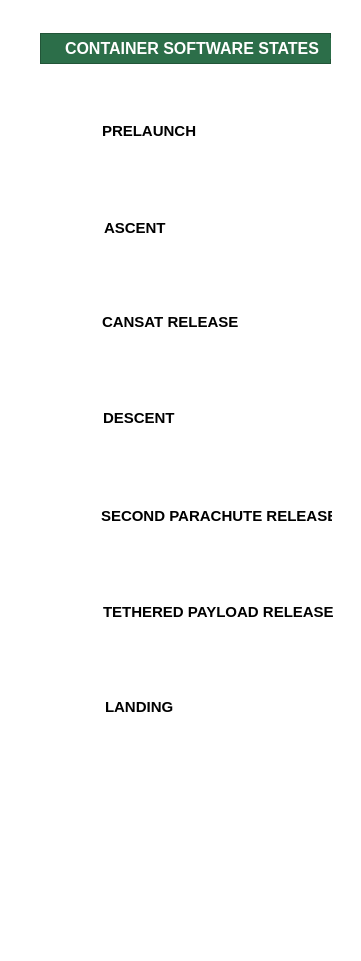
     <widget class="QFrame" name="frame_22">
      <property name="geometry">
       <rect>
        <x>1480</x>
        <y>30</y>
        <width>361</width>
        <height>961</height>
       </rect>
      </property>
      <property name="styleSheet">
       <string notr="true">background-color: transparent;</string>
      </property>
      <property name="frameShape">
       <enum>QFrame::StyledPanel</enum>
      </property>
      <property name="frameShadow">
       <enum>QFrame::Raised</enum>
      </property>
      <widget class="QFrame" name="frame_25">
       <property name="geometry">
        <rect>
         <x>40</x>
         <y>33</y>
         <width>291</width>
         <height>31</height>
        </rect>
       </property>
       <property name="baseSize">
        <size>
         <width>0</width>
         <height>0</height>
        </size>
       </property>
       <property name="styleSheet">
        <string notr="true">background-color: rgb(44, 110, 73);</string>
       </property>
       <property name="frameShape">
        <enum>QFrame::StyledPanel</enum>
       </property>
       <property name="frameShadow">
        <enum>QFrame::Raised</enum>
       </property>
       <property name="lineWidth">
        <number>1</number>
       </property>
       <property name="midLineWidth">
        <number>0</number>
       </property>
       <widget class="QLabel" name="label_17">
        <property name="geometry">
         <rect>
          <x>25</x>
          <y>5</y>
          <width>311</width>
          <height>21</height>
         </rect>
        </property>
        <property name="styleSheet">
         <string notr="true">color: rgb(255, 255, 255);</string>
        </property>
        <property name="text">
         <string>&lt;html&gt;&lt;head/&gt;&lt;body&gt;&lt;p&gt;&lt;span style=&quot; font-size:12pt; font-weight:700;&quot;&gt;CONTAINER SOFTWARE STATES&lt;/span&gt;&lt;/p&gt;&lt;/body&gt;&lt;/html&gt;</string>
        </property>
       </widget>
      </widget>
      <widget class="QLabel" name="label_38">
       <property name="geometry">
        <rect>
         <x>104</x>
         <y>218</y>
         <width>81</width>
         <height>21</height>
        </rect>
       </property>
       <property name="styleSheet">
        <string notr="true">color: rgb(0, 0, 0);</string>
       </property>
       <property name="text">
        <string>&lt;html&gt;&lt;head/&gt;&lt;body&gt;&lt;p&gt;&lt;span style=&quot; font-size:11pt; font-weight:700;&quot;&gt;ASCENT &lt;/span&gt;&lt;/p&gt;&lt;/body&gt;&lt;/html&gt;</string>
       </property>
      </widget>
      <widget class="QLabel" name="label_37">
       <property name="geometry">
        <rect>
         <x>103</x>
         <y>408</y>
         <width>81</width>
         <height>21</height>
        </rect>
       </property>
       <property name="styleSheet">
        <string notr="true">color: rgb(0, 0, 0);</string>
       </property>
       <property name="text">
        <string>&lt;html&gt;&lt;head/&gt;&lt;body&gt;&lt;p&gt;&lt;span style=&quot; font-size:11pt; font-weight:700;&quot;&gt;DESCENT&lt;/span&gt;&lt;/p&gt;&lt;/body&gt;&lt;/html&gt;</string>
       </property>
      </widget>
      <widget class="QLabel" name="label_36">
       <property name="geometry">
        <rect>
         <x>101</x>
         <y>506</y>
         <width>231</width>
         <height>21</height>
        </rect>
       </property>
       <property name="styleSheet">
        <string notr="true">color: rgb(0, 0, 0);</string>
       </property>
       <property name="text">
        <string>&lt;html&gt;&lt;head/&gt;&lt;body&gt;&lt;p&gt;&lt;span style=&quot; font-size:11pt; font-weight:700;&quot;&gt;SECOND PARACHUTE RELEASE&lt;/span&gt;&lt;/p&gt;&lt;/body&gt;&lt;/html&gt;</string>
       </property>
      </widget>
      <widget class="QLabel" name="label_34">
       <property name="geometry">
        <rect>
         <x>102</x>
         <y>121</y>
         <width>151</width>
         <height>21</height>
        </rect>
       </property>
       <property name="styleSheet">
        <string notr="true">color: rgb(0, 0, 0);</string>
       </property>
       <property name="text">
        <string>&lt;html&gt;&lt;head/&gt;&lt;body&gt;&lt;p&gt;&lt;span style=&quot; font-size:11pt; font-weight:700;&quot;&gt;PRELAUNCH&lt;/span&gt;&lt;/p&gt;&lt;/body&gt;&lt;/html&gt;</string>
       </property>
      </widget>
      <widget class="QLabel" name="label_32">
       <property name="geometry">
        <rect>
         <x>105</x>
         <y>697</y>
         <width>91</width>
         <height>21</height>
        </rect>
       </property>
       <property name="styleSheet">
        <string notr="true">color: rgb(0, 0, 0);</string>
       </property>
       <property name="text">
        <string>&lt;html&gt;&lt;head/&gt;&lt;body&gt;&lt;p&gt;&lt;span style=&quot; font-size:11pt; font-weight:700;&quot;&gt;LANDING&lt;/span&gt;&lt;/p&gt;&lt;/body&gt;&lt;/html&gt;</string>
       </property>
      </widget>
      <widget class="QLabel" name="label_33">
       <property name="geometry">
        <rect>
         <x>103</x>
         <y>602</y>
         <width>230</width>
         <height>21</height>
        </rect>
       </property>
       <property name="styleSheet">
        <string notr="true">color: rgb(0, 0, 0);</string>
       </property>
       <property name="text">
        <string>&lt;html&gt;&lt;head/&gt;&lt;body&gt;&lt;p&gt;&lt;span style=&quot; font-size:11pt; font-weight:700;&quot;&gt;TETHERED PAYLOAD RELEASE&lt;/span&gt;&lt;/p&gt;&lt;/body&gt;&lt;/html&gt;</string>
       </property>
      </widget>
      <widget class="QLabel" name="label_35">
       <property name="geometry">
        <rect>
         <x>102</x>
         <y>312</y>
         <width>141</width>
         <height>21</height>
        </rect>
       </property>
       <property name="styleSheet">
        <string notr="true">color: rgb(0, 0, 0);</string>
       </property>
       <property name="text">
        <string>&lt;html&gt;&lt;head/&gt;&lt;body&gt;&lt;p&gt;&lt;span style=&quot; font-size:11pt; font-weight:700;&quot;&gt;CANSAT RELEASE&lt;/span&gt;&lt;/p&gt;&lt;/body&gt;&lt;/html&gt;</string>
       </property>
      </widget>
      <widget class="ledc" name="state5_c" native="true">
       <property name="geometry">
        <rect>
         <x>46</x>
         <y>498</y>
         <width>71</width>
         <height>41</height>
        </rect>
       </property>
      </widget>
      <widget class="ledc" name="state6_c" native="true">
       <property name="geometry">
        <rect>
         <x>46</x>
         <y>594</y>
         <width>71</width>
         <height>41</height>
        </rect>
       </property>
      </widget>
      <widget class="ledc" name="state4_c" native="true">
       <property name="geometry">
        <rect>
         <x>46</x>
         <y>401</y>
         <width>71</width>
         <height>41</height>
        </rect>
       </property>
      </widget>
      <widget class="ledc" name="state1_c" native="true">
       <property name="geometry">
        <rect>
         <x>46</x>
         <y>113</y>
         <width>71</width>
         <height>41</height>
        </rect>
       </property>
      </widget>
      <widget class="ledc" name="state3_c" native="true">
       <property name="geometry">
        <rect>
         <x>46</x>
         <y>306</y>
         <width>71</width>
         <height>41</height>
        </rect>
       </property>
      </widget>
      <widget class="ledc" name="state7_c" native="true">
       <property name="geometry">
        <rect>
         <x>46</x>
         <y>689</y>
         <width>71</width>
         <height>41</height>
        </rect>
       </property>
      </widget>
      <widget class="ledc" name="state2_c" native="true">
       <property name="geometry">
        <rect>
         <x>46</x>
         <y>211</y>
         <width>71</width>
         <height>41</height>
        </rect>
       </property>
      </widget>
     </widget>
